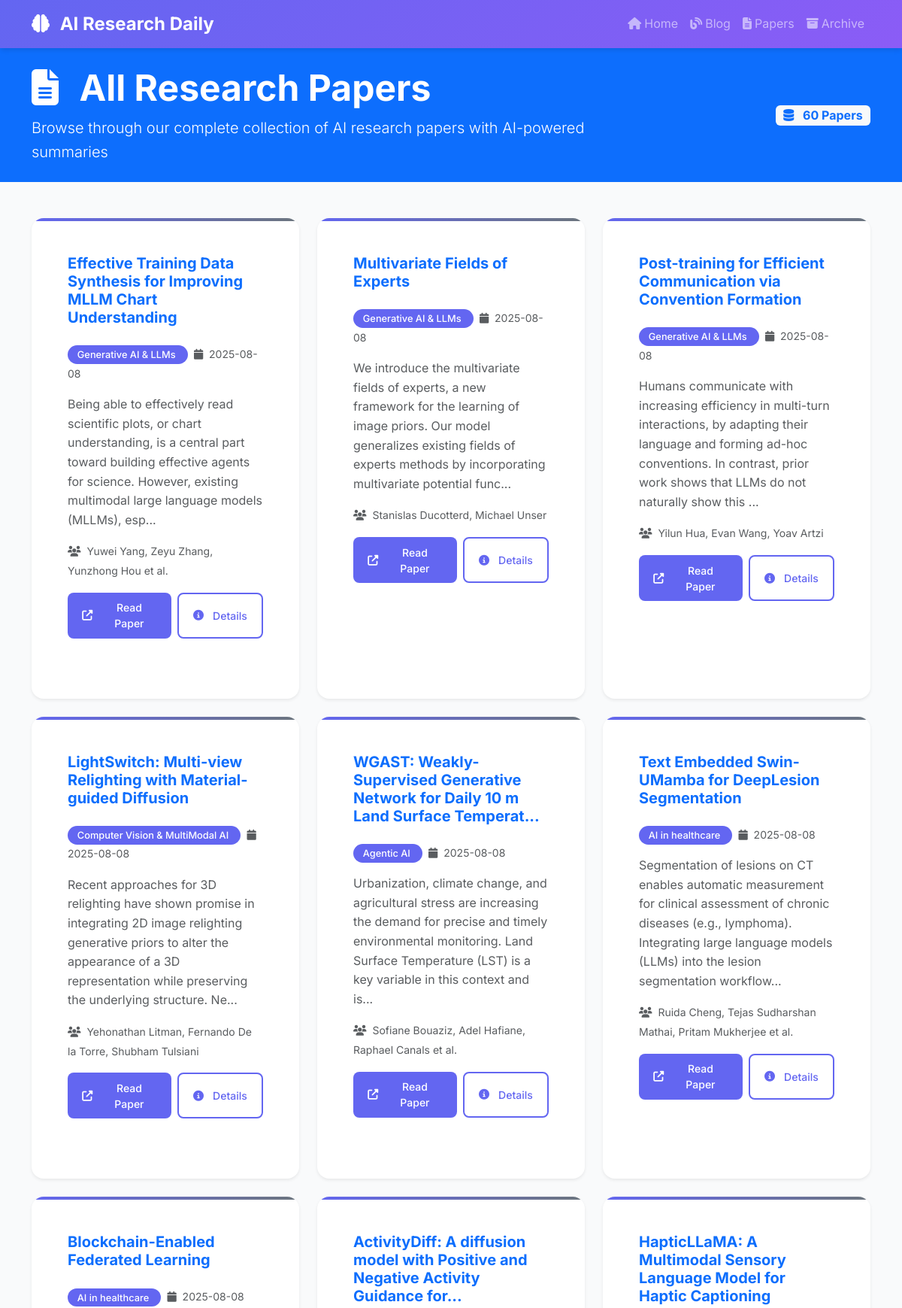
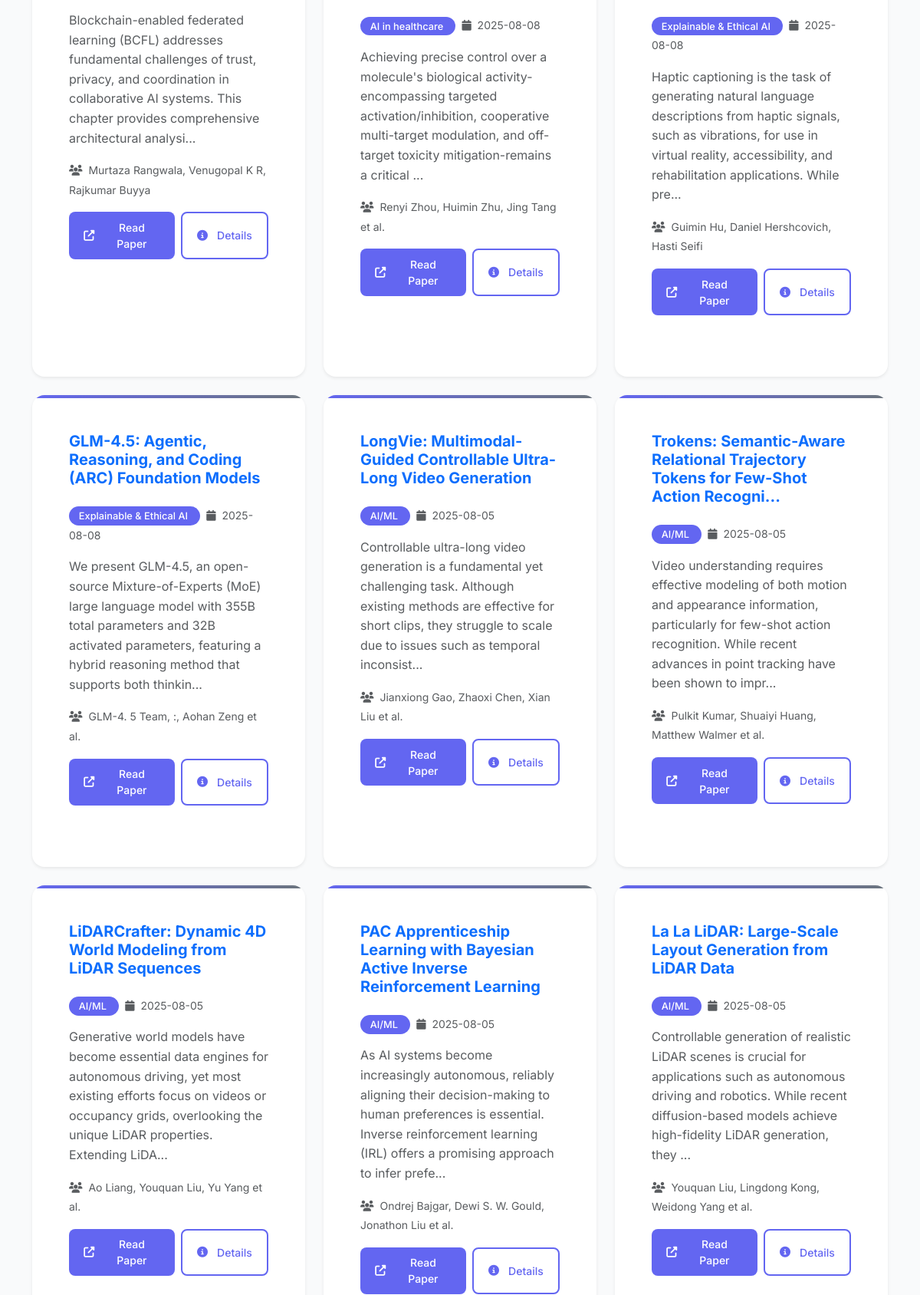
/papers (upper part), run on the app's committed database (2 pictures, top to bottom).
### tables this page shows
CREATE TABLE papers (
                id INTEGER PRIMARY KEY AUTOINCREMENT,
                arxiv_id TEXT UNIQUE NOT NULL,
                title TEXT NOT NULL,
                authors TEXT NOT NULL,
                abstract TEXT NOT NULL,
                categories TEXT NOT NULL,
                published_date TEXT NOT NULL,
                summary TEXT,
                category TEXT,
                novelty_score REAL,
                created_at TIMESTAMP DEFAULT CURRENT_TIMESTAMP,
                updated_at TIMESTAMP DEFAULT CURRENT_TIMESTAMP
            , source TEXT DEFAULT "arxiv");

### src/web_app.py (the view)
@app.route('/papers')
def papers_list():
    papers = db.get_recent_papers(days=365)  # Get papers from last year
    return render_template('papers_list.html', papers=papers)

### src/database.py (called while the page is built)
def _parse_summary_field(summary_field):
    if not summary_field:
        return None
    try:
        if summary_field.startswith('{'):
            return json.loads(summary_field)
        else:
            return summary_field
    except (json.JSONDecodeError, AttributeError):
        return summary_field

### templates/papers_list.html (shortened to what this page needs)
{% extends "base.html" %}
{% block content %}
<section class="page-header bg-primary text-white py-4">
    <div class="container">
        <div class="row align-items-center">
            <div class="col-md-8">
                <h1 class="display-5 fw-bold mb-2">
                    <i class="fas fa-file-alt me-3"></i>
                    All Research Papers
                </h1>
                <p class="lead mb-0">
                    Browse through our complete collection of AI research papers with AI-powered summaries
                </p>
            </div>
            <div class="col-md-4 text-md-end">
                <div class="d-flex gap-2 justify-content-md-end">
                    <span class="badge bg-light text-primary fs-6">
                        <i class="fas fa-database me-2"></i>
                        {{ papers|length }} Papers
                    </span>
                </div>
            </div>
        </div>
    </div>
</section>
<div class="container py-5">
    {% if papers %}
    <div class="row g-4">
        {% for paper in papers %}
        <div class="col-lg-6 col-xl-4">
            <div class="card paper-card h-100 border-0 shadow-sm">
                <div class="card-body">
                    <div class="d-flex justify-content-between align-items-start mb-3">
                        <div class="flex-grow-1">
                            <h5 class="card-title fw-bold mb-2">
                                <a href="{{ url_for('paper_detail', arxiv_id=paper.arxiv_id) }}" class="text-decoration-none">
                                    {{ paper.title[:80] }}{% if paper.title|length > 80 %}...{% endif %}
                                </a>
                            </h5>
                        </div>
                    </div>
                    <div class="mb-3">
                        <span class="category-badge me-2">
                            {{ paper.category or 'AI/ML' }}
                        </span>
                        <small class="text-muted">
                            <i class="fas fa-calendar me-1"></i>
                            {{ paper.published_data }}
                        </small>
                    </div>
                    <p class="card-text text-muted mb-3">
                        {{ paper.abstract[:200] }}{% if paper.abstract|length > 200 %}...{% endif %}
                    </p>
                    <div class="mb-3">
                        <small class="text-muted">
                            <i class="fas fa-users me-1"></i>
                            {{ paper.authors[:3]|join(', ') }}{% if paper.authors|length > 3 %} et al.{% endif %}
                        </small>
                    </div>
                    <div class="d-flex gap-2">
                        <a href="https://arxiv.org/abs/{{ paper.arxiv_id }}"
                           class="btn btn-primary btn-sm" target="_blank">
                            <i class="fas fa-external-link-alt me-1"></i>
                            Read Paper
                        </a>
                        <a href="{{ url_for('paper_detail', arxiv_id=paper.arxiv_id) }}"
                           class="btn btn-outline-primary btn-sm">
                            <i class="fas fa-info-circle me-1"></i>
                            Details
                        </a>
                    </div>
                </div>
            </div>
        </div>
        {% endfor %}
    </div>
    {% endif %}
</div>
{% endblock %}

### templates/base.html (style rules this page uses)
:root { --primary-color: #6366f1; --secondary-color: #8b5cf6; --accent-color: #06b6d4; --text-primary: #1f2937; --text-secondary: #6b7280; --bg-light: #f9fafb; --bg-white: #ffffff; --border-color: #e5e7eb; --bg-title:rgb(14, 16, 19); }
body { font-family: 'Inter', sans-serif; line-height: 1.6; color: var(--text-primary); background-color: var(--bg-light); }
.card { border: none; border-radius: 12px; box-shadow: 0 4px 6px -1px rgba(0, 0, 0, 0.1); transition: transform 0.2s ease-in-out, box-shadow 0.2s ease-in-out; }
.paper-card { background: var(--bg-white); border-left: 4px solid var(--accent-color); }
.category-badge { background: linear-gradient(135deg, var(--accent-color), var(--primary-color)); color: white; padding: 0.25rem 0.75rem; border-radius: 20px; font-size: 0.875rem; font-weight: 500; }
.btn-primary { background: linear-gradient(135deg, var(--primary-color), var(--secondary-color)); border: none; border-radius: 8px; padding: 0.75rem 1.5rem; font-weight: 500; transition: all 0.2s ease-in-out; }
.btn-outline-primary { border-color: var(--primary-color); color: var(--primary-color); border-radius: 8px; padding: 0.75rem 1.5rem; font-weight: 500; }
.paper-card { background: var(--bg-white); border-radius: 12px; padding: 2rem; margin-bottom: 1.5rem; box-shadow: 0 4px 6px rgba(0, 0, 0, 0.1); border-left: 4px solid var(--accent-color); transition: transform 0.2s ease, box-shadow 0.2s ease; }
.paper-card { background: white; border-radius: 16px; padding: 2rem; margin-bottom: 2rem; box-shadow: 0 4px 20px rgba(0,0,0,0.08); border: 1px solid #f1f3f4; transition: all 0.3s ease; position: relative; overflow: hidden; }
.paper-card::before { content: ''; position: absolute; top: 0; left: 0; right: 0; height: 4px; background: linear-gradient(90deg, var(--primary-color), #6c757d); }
.category-badge { background: var(--primary-color); color: white; padding: 0.3rem 0.8rem; border-radius: 20px; font-size: 0.8rem; font-weight: 500; }
.btn { padding: 0.6rem 1.2rem; border-radius: 8px; font-weight: 500; text-decoration: none; display: inline-flex; align-items: center; gap: 0.5rem; transition: all 0.2s ease; border: none; cursor: pointer; }
.btn-primary { background: var(--primary-color); color: white; }
.btn-outline-primary { background: transparent; color: var(--primary-color); border: 2px solid var(--primary-color); }

### data on the page
papers: title "Effective Training Data Synthesis for Improving MLLM Chart Understanding", category "Generative AI & LLMs", published_data "2025-08-08", abstract "Being able to effectively read scientific plots, or chart understanding, is a central part toward building effective agents for science. However, existing multimodal large language models (MLLMs), esp", authors "Yuwei Yang, Zeyu Zhang, Yunzhong Hou", shows "et al."
papers: title "Multivariate Fields of Experts", category "Generative AI & LLMs", published_data "2025-08-08", abstract "We introduce the multivariate fields of experts, a new framework for the learning of image priors. Our model generalizes existing fields of experts methods by incorporating multivariate potential func", authors "Stanislas Ducotterd, Michael Unser"
papers: title "Post-training for Efficient Communication via Convention Formation", category "Generative AI & LLMs", published_data "2025-08-08", abstract "Humans communicate with increasing efficiency in multi-turn interactions, by adapting their language and forming ad-hoc conventions. In contrast, prior work shows that LLMs do not naturally show this", authors "Yilun Hua, Evan Wang, Yoav Artzi"
papers: title "LightSwitch: Multi-view Relighting with Material-guided Diffusion", category "Computer Vision & MultiModal AI", published_data "2025-08-08", abstract "Recent approaches for 3D relighting have shown promise in integrating 2D image relighting generative priors to alter the appearance of a 3D representation while preserving the underlying structure. Ne", authors "Yehonathan Litman, Fernando De la Torre, Shubham Tulsiani"
papers: title "WGAST: Weakly-Supervised Generative Network for Daily 10 m Land Surface Temperat", category "Agentic AI", published_data "2025-08-08", abstract "Urbanization, climate change, and agricultural stress are increasing the demand for precise and timely environmental monitoring. Land Surface Temperature (LST) is a key variable in this context and is", authors "Sofiane Bouaziz, Adel Hafiane, Raphael Canals", shows "et al."
papers: title "Text Embedded Swin-UMamba for DeepLesion Segmentation", category "AI in healthcare", published_data "2025-08-08", abstract "Segmentation of lesions on CT enables automatic measurement for clinical assessment of chronic diseases (e.g., lymphoma). Integrating large language models (LLMs) into the lesion segmentation workflow", authors "Ruida Cheng, Tejas Sudharshan Mathai, Pritam Mukherjee", shows "et al."
papers: title "Blockchain-Enabled Federated Learning", category "AI in healthcare", published_data "2025-08-08", abstract "Blockchain-enabled federated learning (BCFL) addresses fundamental challenges of trust, privacy, and coordination in collaborative AI systems. This chapter provides comprehensive architectural analysi", authors "Murtaza Rangwala, Venugopal K R, Rajkumar Buyya"
papers: title "ActivityDiff: A diffusion model with Positive and Negative Activity Guidance for", category "AI in healthcare", published_data "2025-08-08", abstract "Achieving precise control over a molecule's biological activity-encompassing targeted activation/inhibition, cooperative multi-target modulation, and off-target toxicity mitigation-remains a critical", authors "Renyi Zhou, Huimin Zhu, Jing Tang", shows "et al."
papers: title "HapticLLaMA: A Multimodal Sensory Language Model for Haptic Captioning", category "Explainable & Ethical AI", published_data "2025-08-08", abstract "Haptic captioning is the task of generating natural language descriptions from haptic signals, such as vibrations, for use in virtual reality, accessibility, and rehabilitation applications. While pre", authors "Guimin Hu, Daniel Hershcovich, Hasti Seifi"
papers: title "GLM-4.5: Agentic, Reasoning, and Coding (ARC) Foundation Models", category "Explainable & Ethical AI", published_data "2025-08-08", abstract "We present GLM-4.5, an open-source Mixture-of-Experts (MoE) large language model with 355B total parameters and 32B activated parameters, featuring a hybrid reasoning method that supports both thinkin", authors "GLM-4. 5 Team, :, Aohan Zeng", shows "et al."
papers: title "LongVie: Multimodal-Guided Controllable Ultra-Long Video Generation", category "AI/ML", published_data "2025-08-05", abstract "Controllable ultra-long video generation is a fundamental yet challenging task. Although existing methods are effective for short clips, they struggle to scale due to issues such as temporal inconsist", authors "Jianxiong Gao, Zhaoxi Chen, Xian Liu", shows "et al."
papers: title "Trokens: Semantic-Aware Relational Trajectory Tokens for Few-Shot Action Recogni", category "AI/ML", published_data "2025-08-05", abstract "Video understanding requires effective modeling of both motion and appearance information, particularly for few-shot action recognition. While recent advances in point tracking have been shown to impr", authors "Pulkit Kumar, Shuaiyi Huang, Matthew Walmer", shows "et al."
papers: title "LiDARCrafter: Dynamic 4D World Modeling from LiDAR Sequences", category "AI/ML", published_data "2025-08-05", abstract "Generative world models have become essential data engines for autonomous driving, yet most existing efforts focus on videos or occupancy grids, overlooking the unique LiDAR properties. Extending LiDA", authors "Ao Liang, Youquan Liu, Yu Yang", shows "et al."
papers: title "PAC Apprenticeship Learning with Bayesian Active Inverse Reinforcement Learning", category "AI/ML", published_data "2025-08-05", abstract "As AI systems become increasingly autonomous, reliably aligning their decision-making to human preferences is essential. Inverse reinforcement learning (IRL) offers a promising approach to infer prefe", authors "Ondrej Bajgar, Dewi S. W. Gould, Jonathon Liu", shows "et al."
papers: title "La La LiDAR: Large-Scale Layout Generation from LiDAR Data", category "AI/ML", published_data "2025-08-05", abstract "Controllable generation of realistic LiDAR scenes is crucial for applications such as autonomous driving and robotics. While recent diffusion-based models achieve high-fidelity LiDAR generation, they", authors "Youquan Liu, Lingdong Kong, Weidong Yang", shows "et al."

### other printed values
{{ papers|length }} "60"
